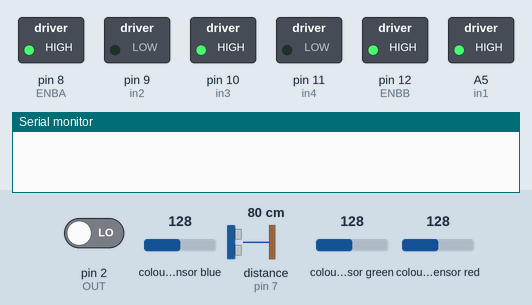
Recording of a sketch running on a simulated Arduino Uno, built with avr-gcc and run on an emulated ATmega328P. Shown: switched loads named in the sketch (green lamp = pin HIGH), the last lines printed to the serial monitor. Wiring (inferred from the names in the program): ultrasonic range finder: trigger pin 13; echo pin 7; TCS3200 colour sensor: output pin 2; S2 pin 4; S3 pin 3; S0 pin 6; S1 pin 5. The inputs (shaded band) are chosen by the test bench; at power-on: distance to the obstacle (sensor on pin 7) 80 cm, colour sensor green 128, pin 2 (OUT) LOW, colour sensor blue 128, colour sensor red 128. The echo pulse lasts 58.3 µs per cm; pins used as bus, display or sensor lines are not drawn.

Above: at 5.2 s.
5.3 s: distance to the obstacle (sensor on pin 7) set to 23 cm
6.8 s: distance to the obstacle (sensor on pin 7) set to 18 cm
At 7.6 s:
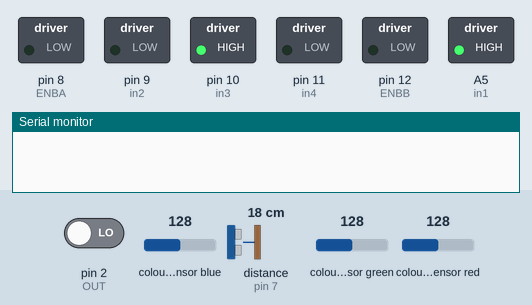
At 9.1 s:
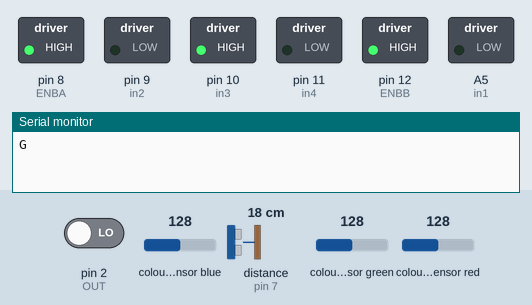
9.8 s: colour sensor green set to 5
Timing chart, 0 to 18.3 s (numbered marks = the images above; inputs shaded):
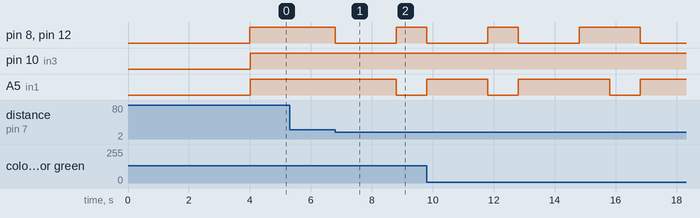

The sketch:

robot_araba_kod.ino
```cpp
#include <TimerOne.h>

#define S0     6
#define S1     5
#define S2     4
#define S3     3
#define OUT    2

int   g_count = 0;    // count the frequecy
int   g_array[3];     // store the RGB value
int   g_flag = 0;     // filter of RGB queue
float g_SF[3];        // save the RGB Scale factor
char renk;
// pin tanımlamaları//
#define trigpin 13
#define echopin 7
#define ENBA     8
#define in1      A5
#define in2      9
#define in3      10
#define in4      11
#define ENBB     12
//değişken tanımlaması//
int son,durum;

// Init TSC230 and setting Frequency.
void TSC_Init()
{
  pinMode(S0, OUTPUT);
  pinMode(S1, OUTPUT);
  pinMode(S2, OUTPUT);
  pinMode(S3, OUTPUT);
  pinMode(OUT, INPUT);

  digitalWrite(S0, LOW);  // OUTPUT FREQUENCY SCALING 2%
  digitalWrite(S1, HIGH);
}

// Select the filter color
void TSC_FilterColor(int Level01, int Level02)
{
  if(Level01 != 0)
    Level01 = HIGH;

  if(Level02 != 0)
    Level02 = HIGH;

  digitalWrite(S2, Level01);
  digitalWrite(S3, Level02);
}

void TSC_Count()
{
  g_count ++ ;
}

void TSC_Callback()
{
  switch(g_flag)
  {
    case 0:
         TSC_WB(LOW, LOW);              //Filter without Red
         break;
    case 1:
         g_array[0] = g_count;
         TSC_WB(HIGH, HIGH);            //Filter without Green
         break;
    case 2:
         g_array[1] = g_count;
         TSC_WB(LOW, HIGH);             //Filter without Blue
         break;
    case 3:
         g_array[2] = g_count;
         TSC_WB(HIGH, LOW);             //Clear(no filter)
         break;
   default:
         g_count = 0;
         break;
  }
}

void TSC_WB(int Level0, int Level1)      //White Balance
{
  g_count = 0;
  g_flag ++;
  TSC_FilterColor(Level0, Level1);
  Timer1.setPeriod(1000);             // set 1s period
}

void setup()
{
  TSC_Init();
  Serial.begin(115200);
  Timer1.initialize();             // defaulte is 1s
  Timer1.attachInterrupt(TSC_Callback);
  attachInterrupt(0, TSC_Count, RISING);

  delay(4000);

  for(int i=0; i<3; i++)
    //Serial.println(g_array[i]);

  g_SF[0] = 255.0/ g_array[0];     //R Scale factor
  g_SF[1] = 255.0/ g_array[1] ;    //G Scale factor
  g_SF[2] = 255.0/ g_array[2] ;    //B Scale factor

//  Serial.println(g_SF[0]);
 // Serial.println(g_SF[1]);
 // Serial.println(g_SF[2]);
   pinMode(trigpin, OUTPUT);
  pinMode(echopin, INPUT);
  pinMode(in1, OUTPUT);
  pinMode(in2, OUTPUT);
  pinMode(in3, OUTPUT);
  pinMode(in4, OUTPUT);
  pinMode(ENBA, OUTPUT);
  pinMode(ENBB, OUTPUT);

  digitalWrite(ENBA, HIGH);
    digitalWrite(ENBB, HIGH);

}


char RGB()
{

    int R = int(g_array[0] * g_SF[0]);
    int G = int(g_array[1] * g_SF[1]);
    int B = int(g_array[2] * g_SF[2]);
  int enb = R;
  renk ='R';
 if(G > enb){ renk ='G'; }
 if(B > enb){ renk ='B'; }
 return renk;
}

float sonarSensor ()
{
  digitalWrite(trigpin, HIGH);
  delayMicroseconds (2);
  digitalWrite(trigpin,LOW);
  delayMicroseconds(10);
  son = pulseIn (echopin, HIGH);
  son = son/58.1;
  return(son);
 }
/////robot dur/////
  void robotdur()
   {
    digitalWrite(ENBA, LOW);
    digitalWrite(ENBB, LOW);
    delay(2000);
    digitalWrite(ENBA, HIGH);
    digitalWrite(ENBB, HIGH);
    }
//////robot ileri fonksiyonu/////
  void robotileri()
  {
    digitalWrite(in1, HIGH);

    digitalWrite(in3, HIGH);
   }
/////robot ileri sağ////
  void robotsagileri()
   {
    digitalWrite(in1, LOW);
    digitalWrite(in2, LOW);
    digitalWrite(in4, LOW);
    //analogWrite(in3, 100);
    digitalWrite(in3, HIGH);
    }
/////robot sol ileri///////
void robotsolileri()
{
   analogWrite(in1, 100);
    //digitalWrite(in2, LOW);
    //digitalWrite(in4, LOW);
digitalWrite(in3, LOW);
}


void loop()
{
 g_flag = 0;


durum = sonarSensor ();

 if(durum > 0 && durum< 20)
  {
    robotdur();


    ////////////////
    void TSC_Callback();
   char sonuc = RGB();
   Serial.println(sonuc);
    if (sonuc == 'R')
    {
    robotileri();
     delay(1000);
    }
    ///////////////////


    robotsagileri();
    delay(1000);
  }
    robotileri();
}
```

Measured:
- the behaviour switches between 21 and 20 cm on distance to the obstacle (sensor on pin 7) (found by bisection; images 0 and 1)
- after the input at 5.3 s, every drawn part: stays the same
- after the input at 6.8 s, pin 8 (ENBA), pin 12 (ENBB): HIGH → LOW at once, → HIGH 2.0 s later; A5 (in1): HIGH → LOW after 2.0 s
